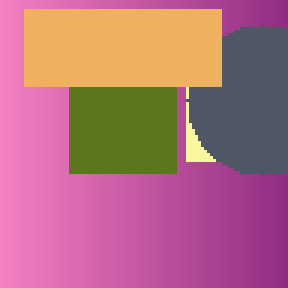
#> input picture data/sample/synthetic_000.png, 96 x 96 px (shown 3 times larger); its folder holds 3 pictures in this run
$ python prepare_data.py --image-dir ../data/sample
#> lines starting #> are read from the running program, lines starting #| are printed output that depends on the picture
### build/hf-space/src/datasets/inpainting_dataset.py
"""Image loading, preprocessing, train/val/test splitting and the inpainting Dataset.

Image representation: RGB, float32, values in [0, 1], tensors shaped (C, H, W).
"""
from __future__ import annotations

import random
from pathlib import Path

import numpy as np
import torch
from PIL import Image, UnidentifiedImageError
from torch.utils.data import Dataset

from src.masks.generator import MaskConfig, generate_mask

IMAGE_EXTENSIONS = {".jpg", ".jpeg", ".png", ".bmp", ".webp"}


# [34 lines left out: functions load_image, center_crop_resize, not called in this run]


def is_valid_image(path: str | Path) -> bool:
    """Return True if PIL can fully decode the file."""
    try:
        with Image.open(path) as img:
#> img is the input picture: PIL image 96x96 RGB; mean R, G, B 178.1, 111, 127.4
            img.verify()
        with Image.open(path) as img:
            img.convert("RGB").load()
        return True
    except Exception:
        return False


def make_splits(files: list[str], val_count: int, test_count: int, seed: int) -> dict[str, list[str]]:
    """Shuffle (deterministically) and split a file list into disjoint train/val/test lists."""
    if val_count + test_count >= len(files):
        raise ValueError(f"val ({val_count}) + test ({test_count}) must be < number of files ({len(files)})")
    files = sorted(files)
    random.Random(seed).shuffle(files)
    test = files[:test_count]
    val = files[test_count:test_count + val_count]
    train = files[test_count + val_count:]
    return {"train": train, "val": val, "test": test}


# [5 lines left out: function read_split, not called in this run]


def image_to_tensor(arr: np.ndarray) -> torch.Tensor:
    """(H, W, C) float array -> (C, H, W) float tensor."""
    return torch.from_numpy(np.ascontiguousarray(arr.transpose(2, 0, 1))).float()


def tensor_to_image(t: torch.Tensor) -> np.ndarray:
    """(C, H, W) tensor in [0, 1] -> (H, W, C) float numpy array clipped to [0, 1]."""
    return t.detach().float().cpu().clamp(0, 1).numpy().transpose(1, 2, 0)


class InpaintingDataset(Dataset):
    """Returns dictionaries with keys:

    - ``image``:  ground truth, (3, H, W) in [0, 1]
    - ``mask``:   (1, H, W), 1 = missing
    - ``masked``: corrupted image I * (1 - M), (3, H, W)
    - ``index``, ``mask_family``, ``path``

    With ``deterministic=True`` (validation/test) the mask for item ``i`` is
    generated from ``seed + i``, so every run and every method sees the same
    masks. With ``deterministic=False`` (training) masks are drawn from the
    torch RNG, which DataLoader seeds per worker.
    """

    # [12 lines left out: function __init__, not called in this run]

    def __len__(self) -> int:
        return len(self.files)

    # [22 lines left out: function __getitem__, not called in this run]

### scripts/prepare_data.py
"""Download (optional), extract, validate and split the Places365 val_256 images.

Usage:
    python scripts/prepare_data.py --download            # download + extract + split
    python scripts/prepare_data.py                       # extract existing tar + split
    python scripts/prepare_data.py --image-dir some/dir  # use any folder of images instead

Writes data/splits/{train,val,test}.txt (paths relative to the data root) and
data/splits/dataset_stats.json.
"""
from __future__ import annotations

import argparse
import sys
import tarfile
import urllib.request
from collections import Counter
from concurrent.futures import ThreadPoolExecutor
from pathlib import Path

sys.path.insert(0, str(Path(__file__).resolve().parents[1]))

from PIL import Image  # noqa: E402

from src.datasets.inpainting_dataset import IMAGE_EXTENSIONS, is_valid_image, make_splits  # noqa: E402
from src.utils.common import PROJECT_ROOT, save_json  # noqa: E402

PLACES_URL = "https://data.csail.mit.edu/places/places365/val_256.tar"


def main() -> None:
    ap = argparse.ArgumentParser(description=__doc__, formatter_class=argparse.RawDescriptionHelpFormatter)
    ap.add_argument("--download", action="store_true", help="download val_256.tar (~525 MB) from MIT CSAIL")
    ap.add_argument("--raw-dir", default="data/raw", help="where the tar is / is extracted")
    ap.add_argument("--image-dir", default=None, help="use an existing folder of images instead of Places365")
    ap.add_argument("--splits-dir", default="data/splits")
    ap.add_argument("--val-count", type=int, default=3000)
    ap.add_argument("--test-count", type=int, default=3500)
    ap.add_argument("--seed", type=int, default=42)
    ap.add_argument("--skip-validation", action="store_true", help="skip decoding every image")
    args = ap.parse_args()

    raw = PROJECT_ROOT / args.raw_dir
    if args.image_dir:
        image_dir = Path(args.image_dir).resolve()
    else:
        tar_path = raw / "val_256.tar"
        image_dir = raw / "val_256"
        if args.download and not tar_path.exists():
            raw.mkdir(parents=True, exist_ok=True)
            print(f"Downloading {PLACES_URL} -> {tar_path}")
            urllib.request.urlretrieve(PLACES_URL, tar_path)
        if not image_dir.is_dir():
            if not tar_path.exists():
                sys.exit(f"Neither {image_dir} nor {tar_path} exists. Run with --download or see data/README.md.")
            print(f"Extracting {tar_path} ...")
            with tarfile.open(tar_path) as tf:
                tf.extractall(raw, filter="data")
    if not image_dir.is_dir():
        sys.exit(f"Image directory not found: {image_dir}")

    files = sorted(p for p in image_dir.rglob("*") if p.suffix.lower() in IMAGE_EXTENSIONS)
    print(f"Found {len(files)} candidate image files in {image_dir}")
    if args.skip_validation:
        valid = files
    else:
        with ThreadPoolExecutor(8) as ex:
            ok = list(ex.map(is_valid_image, files))
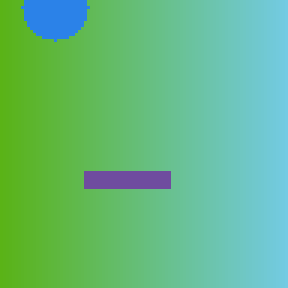
#> input picture data/sample/synthetic_001.png, 96 x 96 px (shown 3 times larger)
#> in is_valid_image, img is the input picture: PIL image 96x96 RGB; mean R, G, B 100.9, 187, 129.9
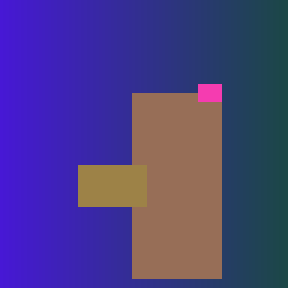
#> input picture data/sample/synthetic_002.png, 96 x 96 px (shown 3 times larger)
#> in is_valid_image, img is the input picture: PIL image 96x96 RGB; mean R, G, B 74.2, 61.5, 131.7
        valid = [f for f, good in zip(files, ok) if good]
        bad = [f for f, good in zip(files, ok) if not good]
        print(f"Valid: {len(valid)} | invalid/corrupt (excluded): {len(bad)}")
        for b in bad[:10]:
            print("  invalid:", b)

    data_root = image_dir.parent
    rel = [str(f.relative_to(data_root)) for f in valid]
    splits = make_splits(rel, args.val_count, args.test_count, args.seed)
    out = PROJECT_ROOT / args.splits_dir
    out.mkdir(parents=True, exist_ok=True)
    for name, lst in splits.items():
        (out / f"{name}.txt").write_text("\n".join(lst) + "\n")
        print(f"{name:5s}: {len(lst)} images -> {out / (name + '.txt')}")

    sizes, modes = Counter(), Counter()
    for f in valid[:: max(len(valid) // 2000, 1)]:  # sample for statistics
        with Image.open(f) as im:
            sizes[im.size] += 1
            modes[im.mode] += 1
    stats = {"image_dir": str(image_dir.relative_to(PROJECT_ROOT)) if image_dir.is_relative_to(PROJECT_ROOT) else str(image_dir),
             "data_root_for_splits": str(data_root.relative_to(PROJECT_ROOT)) if data_root.is_relative_to(PROJECT_ROOT) else str(data_root),
             "candidates": len(files), "valid": len(valid), "split_seed": args.seed,
             "splits": {k: len(v) for k, v in splits.items()},
             "sampled_sizes": {f"{w}x{h}": c for (w, h), c in sizes.most_common()},
             "sampled_modes": dict(modes)}
    save_json(stats, out / "dataset_stats.json")
    print("Stats:", stats)


if __name__ == "__main__":
#> (the run stopped early here; a loop or call above may not have finished)
